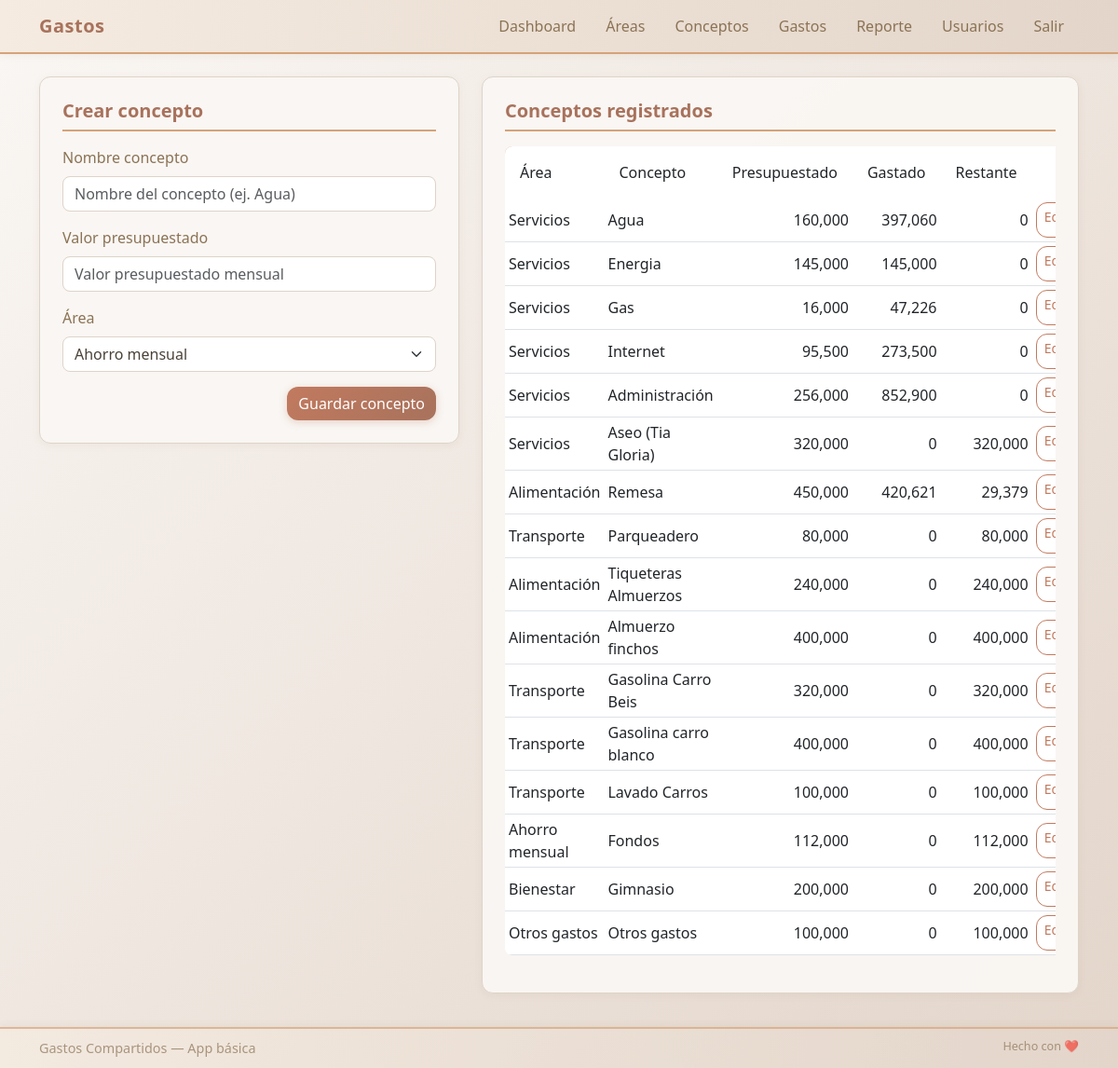
Page /conceptos (signed in) on the committed database.
### models.py (models this page shows)
class Concepto(db.Model):
    id = db.Column(db.Integer, primary_key=True)
    nombre = db.Column(db.String(120), nullable=False)
    valor_presupuestado = db.Column(db.Float, default=0.0)
    area_id = db.Column(db.Integer, db.ForeignKey('area.id'), nullable=False)
    gastos = db.relationship('Gasto', backref='concepto', lazy=True)
    @property
    def total_gastado(self):
        return sum(g.monto for g in self.gastos)
    @property
    def restante(self):
        return max(self.valor_presupuestado - self.total_gastado, 0)

class Area(db.Model):
    id = db.Column(db.Integer, primary_key=True)
    nombre = db.Column(db.String(120), nullable=False)
    conceptos = db.relationship('Concepto', backref='area', lazy=True)

class Gasto(db.Model):
    id = db.Column(db.Integer, primary_key=True)
    concepto_id = db.Column(db.Integer, db.ForeignKey('concepto.id'), nullable=False)
    usuario_id = db.Column(db.Integer, db.ForeignKey('user.id'), nullable=False)
    monto = db.Column(db.Float, nullable=False)
    fecha = db.Column(db.DateTime, default=datetime.utcnow)

### app.py (the view)
@app.route('/conceptos', methods=['GET', 'POST'])
@login_required
def conceptos_view():
    form = ConceptoForm()
    form.area_id.choices = [(a.id, a.nombre) for a in Area.query.order_by(Area.nombre).all()]
    if form.validate_on_submit():
        c = Concepto(nombre=form.nombre.data, valor_presupuestado=form.valor_presupuestado.data, area_id=form.area_id.data)
        db.session.add(c)
        db.session.commit()
        flash('Concepto creado', 'success')
        return redirect(url_for('conceptos_view'))
    conceptos = Concepto.query.all()
    return render_template('conceptos.html', form=form, conceptos=conceptos)

### forms.py
class ConceptoForm(FlaskForm):
    nombre = StringField('Nombre concepto', validators=[DataRequired()])
    valor_presupuestado = FloatField('Valor presupuestado', validators=[DataRequired()])
    area_id = SelectField('Área', coerce=int)
    submit = SubmitField('Guardar concepto')

### app.py (called while the page is built)
@login_manager.user_loader
def load_user(user_id):
    return User.query.get(int(user_id))

### templates/conceptos.html (shortened to what this page needs)
{% extends 'base.html' %}
{% block content %}
<div class="row">
  <div class="col-md-5">
    <div class="card shadow-sm">
      <div class="card-body">
        <h5 class="card-title">Crear concepto</h5>
        <form method="post">
          <div class="mb-3">
            {{ form.nombre.label(class="form-label") }}
            {{ form.nombre(class="form-control", placeholder="Nombre del concepto (ej. Agua)") }}
          </div>
          <div class="mb-3">
            {{ form.valor_presupuestado.label(class="form-label") }}
            {{ form.valor_presupuestado(class="form-control", placeholder="Valor presupuestado mensual") }}
          </div>
          <div class="mb-3">
            {{ form.area_id.label(class="form-label") }}
            {{ form.area_id(class="form-select") }}
          </div>
          <div class="d-flex justify-content-end">
            {{ form.submit(class="btn btn-primary") }}
          </div>
        </form>
      </div>
    </div>
  </div>
  <div class="col-md-7">
    <div class="card shadow-sm">
      <div class="card-body">
        <h5 class="card-title">Conceptos registrados</h5>
        <div class="table-responsive">
          <table class="table table-sm">
            <thead>
              <tr>
                <th>Área</th>
                <th>Concepto</th>
                <th class="text-end">Presupuestado</th>
                <th class="text-end">Gastado</th>
                <th class="text-end">Restante</th>
                <th class="text-end">Acciones</th>
              </tr>
            </thead>
            <tbody>
              {% for c in conceptos %}
                <tr>
                  <td>{{ c.area.nombre }}</td>
                  <td>{{ c.nombre }}</td>
                  <td class="text-end">{{ '{:,.0f}'.format(c.valor_presupuestado) }}</td>
                  <td class="text-end">{{ '{:,.0f}'.format(c.total_gastado) }}</td>
                  <td class="text-end">{{ '{:,.0f}'.format(c.restante) }}</td>
                  <td class="text-end">
                    <div class="btn-group btn-group-sm" role="group">
                      <a href="{{ url_for('editar_concepto', concepto_id=c.id) }}" class="btn btn-outline-primary">Editar</a>
                    </div>
                  </td>
                </tr>
              {% else %}
                <tr><td colspan="6" class="text-center small text-muted">No hay conceptos aún</td></tr>
              {% endfor %}
            </tbody>
          </table>
        </div>
      </div>
    </div>
  </div>
</div>
{% endblock %}

### static/style.css (style rules this page uses)
:root { --autumn-cream: #F5EBE0; --autumn-sand: #E3D5CA; --autumn-terracotta: #D5A379; --autumn-rust: #C17A5F; --autumn-clay: #A8725C; --autumn-sage: #8B9A7E; --autumn-olive: #707C5C; --autumn-forest: #556B4A; --autumn-cream-light: #FAF7F4; --autumn-beige: #DED4C8; --autumn-brown: #8B7355; --autumn-dark: #4A4238; --autumn-success: #8B9A7E; --autumn-warning: #D5A379; --autumn-danger: #B85C4F; --autumn-info: #7D94A3; }
body { background: linear-gradient(135deg, var(--autumn-cream-light) 0%, var(--autumn-sand) 100%); color: var(--autumn-dark); font-family: 'Segoe UI', Tahoma, Geneva, Verdana, sans-serif; min-height: 100vh; padding-bottom: 80px; }
.card { background: rgba(250, 247, 244, 0.95); border: 1px solid var(--autumn-beige); border-radius: 12px; box-shadow: 0 4px 12px rgba(139, 115, 85, 0.08); transition: transform 0.3s ease, box-shadow 0.3s ease; }
.card-title { color: var(--autumn-clay); border-bottom: 2px solid var(--autumn-terracotta); padding-bottom: 0.5rem; margin-bottom: 1rem; font-weight: 600; }
.card-body { padding: 1.5rem; }
.btn { border-radius: 0.75rem; transition: all 0.3s ease; }
.btn-primary { background: linear-gradient(135deg, var(--autumn-rust) 0%, var(--autumn-clay) 100%); border: none; color: white; font-weight: 500; box-shadow: 0 2px 8px rgba(193, 122, 95, 0.3); }
.btn-outline-primary { border-color: var(--autumn-rust); color: var(--autumn-rust); }
.form-control, .form-select { border: 1px solid var(--autumn-beige); border-radius: 8px; background-color: white; color: var(--autumn-dark); transition: all 0.3s ease; }
.form-label { color: var(--autumn-brown); font-weight: 500; margin-bottom: 0.5rem; }
.table { background-color: rgba(255, 255, 255, 0.9); border-radius: 8px; overflow: hidden; }
.table thead { background: linear-gradient(90deg, var(--autumn-terracotta) 0%, var(--autumn-rust) 100%); color: white; }
.table thead th { border: none; font-weight: 500; padding: 1rem; }
.table tbody tr { transition: background-color 0.2s ease; }
.table td, .table th { vertical-align: middle; }
.shadow-sm { box-shadow: 0 2px 8px rgba(139, 115, 85, 0.08) !important; }
* { transition: background-color 0.3s ease, color 0.3s ease; }

### rows in the picture
Concepto: area.nombre "Servicios", nombre "Agua", valor_presupuestado "160,000", restante "0"
Gasto: total_gastado "397,060"
Concepto: area.nombre "Servicios", nombre "Energia", valor_presupuestado "145,000", restante "0"
Gasto: total_gastado "145,000"
Concepto: area.nombre "Servicios", nombre "Gas", valor_presupuestado "16,000", restante "0"
Gasto: total_gastado "47,226"
Concepto: area.nombre "Servicios", nombre "Internet", valor_presupuestado "95,500", restante "0"
Gasto: total_gastado "273,500"
Concepto: area.nombre "Servicios", nombre "Administración", valor_presupuestado "256,000", restante "0"
Gasto: total_gastado "852,900"
Concepto: area.nombre "Servicios", nombre "Aseo (Tia Gloria)", valor_presupuestado "320,000", total_gastado "0", restante "320,000"
Concepto: area.nombre "Alimentación", nombre "Remesa", valor_presupuestado "450,000", restante "29,379"
Gasto: total_gastado "420,621"
Concepto: area.nombre "Transporte", nombre "Parqueadero", valor_presupuestado "80,000", total_gastado "0", restante "80,000"
Concepto: area.nombre "Alimentación", nombre "Tiqueteras Almuerzos", valor_presupuestado "240,000", total_gastado "0", restante "240,000"
Concepto: area.nombre "Alimentación", nombre "Almuerzo finchos", valor_presupuestado "400,000", total_gastado "0", restante "400,000"
Concepto: area.nombre "Transporte", nombre "Gasolina Carro Beis", valor_presupuestado "320,000", total_gastado "0", restante "320,000"
Concepto: area.nombre "Transporte", nombre "Gasolina carro blanco", valor_presupuestado "400,000", total_gastado "0", restante "400,000"
Concepto: area.nombre "Transporte", nombre "Lavado Carros", valor_presupuestado "100,000", total_gastado "0", restante "100,000"
Concepto: area.nombre "Ahorro mensual", nombre "Fondos", valor_presupuestado "112,000", total_gastado "0", restante "112,000"
Concepto: area.nombre "Bienestar", nombre "Gimnasio", valor_presupuestado "200,000", total_gastado "0", restante "200,000"
Concepto: area.nombre "Otros gastos", nombre "Otros gastos", valor_presupuestado "100,000", total_gastado "0", restante "100,000"
